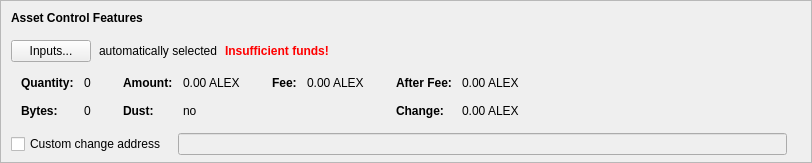
      <widget class="QFrame" name="frameAssetControl">
       <property name="sizePolicy">
        <sizepolicy hsizetype="Expanding" vsizetype="Fixed">
         <horstretch>0</horstretch>
         <verstretch>0</verstretch>
        </sizepolicy>
       </property>
       <property name="maximumSize">
        <size>
         <width>16777215</width>
         <height>16777215</height>
        </size>
       </property>
       <property name="frameShape">
        <enum>QFrame::StyledPanel</enum>
       </property>
       <property name="frameShadow">
        <enum>QFrame::Sunken</enum>
       </property>
       <layout class="QVBoxLayout" name="verticalLayoutAssetControl2">
        <property name="spacing">
         <number>0</number>
        </property>
        <property name="leftMargin">
         <number>0</number>
        </property>
        <property name="topMargin">
         <number>0</number>
        </property>
        <property name="rightMargin">
         <number>0</number>
        </property>
        <property name="bottomMargin">
         <number>6</number>
        </property>
        <item>
         <layout class="QVBoxLayout" name="verticalLayoutAssetControl" stretch="0,0,0,0,1">
          <property name="spacing">
           <number>0</number>
          </property>
          <property name="leftMargin">
           <number>10</number>
          </property>
          <property name="topMargin">
           <number>10</number>
          </property>
          <item>
           <layout class="QHBoxLayout" name="horizontalLayoutAssetControl1">
            <property name="bottomMargin">
             <number>15</number>
            </property>
            <item>
             <widget class="QLabel" name="labelAssetControlFeatures">
              <property name="sizePolicy">
               <sizepolicy hsizetype="Preferred" vsizetype="Maximum">
                <horstretch>0</horstretch>
                <verstretch>0</verstretch>
               </sizepolicy>
              </property>
              <property name="font">
               <font>
                <weight>75</weight>
                <bold>true</bold>
               </font>
              </property>
              <property name="styleSheet">
               <string notr="true">font-weight:bold;</string>
              </property>
              <property name="text">
               <string>Asset Control Features</string>
              </property>
             </widget>
            </item>
           </layout>
          </item>
          <item>
           <layout class="QHBoxLayout" name="horizontalLayoutAssetControl2" stretch="0,0,0,0">
            <property name="spacing">
             <number>8</number>
            </property>
            <property name="bottomMargin">
             <number>10</number>
            </property>
            <item>
             <widget class="QPushButton" name="pushButtonAssetControl">
              <property name="styleSheet">
               <string notr="true"/>
              </property>
              <property name="text">
               <string>Inputs...</string>
              </property>
              <property name="autoDefault">
               <bool>false</bool>
              </property>
             </widget>
            </item>
            <item>
             <widget class="QLabel" name="labelAssetControlAutomaticallySelected">
              <property name="text">
               <string>automatically selected</string>
              </property>
              <property name="margin">
               <number>5</number>
              </property>
             </widget>
            </item>
            <item>
             <widget class="QLabel" name="labelAssetControlInsuffFunds">
              <property name="font">
               <font>
                <weight>75</weight>
                <bold>true</bold>
               </font>
              </property>
              <property name="styleSheet">
               <string notr="true">color:red;font-weight:bold;</string>
              </property>
              <property name="text">
               <string>Insufficient funds!</string>
              </property>
              <property name="margin">
               <number>5</number>
              </property>
             </widget>
            </item>
            <item>
             <spacer name="horizontalSpacerAssetControl">
              <property name="orientation">
               <enum>Qt::Horizontal</enum>
              </property>
              <property name="sizeHint" stdset="0">
               <size>
                <width>40</width>
                <height>1</height>
               </size>
              </property>
             </spacer>
            </item>
           </layout>
          </item>
          <item>
           <widget class="QWidget" name="widgetAssetControl" native="true">
            <property name="sizePolicy">
             <sizepolicy hsizetype="Preferred" vsizetype="Preferred">
              <horstretch>0</horstretch>
              <verstretch>0</verstretch>
             </sizepolicy>
            </property>
            <property name="minimumSize">
             <size>
              <width>0</width>
              <height>0</height>
             </size>
            </property>
            <property name="styleSheet">
             <string notr="true"/>
            </property>
            <layout class="QHBoxLayout" name="horizontalLayoutAssetControl5">
             <property name="leftMargin">
              <number>0</number>
             </property>
             <property name="topMargin">
              <number>0</number>
             </property>
             <property name="rightMargin">
              <number>0</number>
             </property>
             <property name="bottomMargin">
              <number>0</number>
             </property>
             <item>
              <layout class="QHBoxLayout" name="horizontalLayoutAssetControl3" stretch="0,0,0,1">
               <property name="spacing">
                <number>20</number>
               </property>
               <property name="topMargin">
                <number>0</number>
               </property>
               <property name="bottomMargin">
                <number>10</number>
               </property>
               <item>
                <layout class="QFormLayout" name="formLayoutAssetControl1">
                 <property name="horizontalSpacing">
                  <number>10</number>
                 </property>
                 <property name="verticalSpacing">
                  <number>14</number>
                 </property>
                 <property name="leftMargin">
                  <number>10</number>
                 </property>
                 <property name="topMargin">
                  <number>4</number>
                 </property>
                 <property name="rightMargin">
                  <number>6</number>
                 </property>
                 <item row="0" column="0">
                  <widget class="QLabel" name="labelAssetControlQuantityText">
                   <property name="font">
                    <font>
                     <weight>75</weight>
                     <bold>true</bold>
                    </font>
                   </property>
                   <property name="text">
                    <string>Quantity:</string>
                   </property>
                   <property name="margin">
                    <number>0</number>
                   </property>
                  </widget>
                 </item>
                 <item row="0" column="1">
                  <widget class="QLabel" name="labelAssetControlQuantity">
                   <property name="cursor">
                    <cursorShape>IBeamCursor</cursorShape>
                   </property>
                   <property name="contextMenuPolicy">
                    <enum>Qt::ActionsContextMenu</enum>
                   </property>
                   <property name="text">
                    <string notr="true">0</string>
                   </property>
                   <property name="margin">
                    <number>0</number>
                   </property>
                   <property name="textInteractionFlags">
                    <set>Qt::LinksAccessibleByMouse|Qt::TextSelectableByKeyboard|Qt::TextSelectableByMouse</set>
                   </property>
                  </widget>
                 </item>
                 <item row="1" column="0">
                  <widget class="QLabel" name="labelAssetControlBytesText">
                   <property name="font">
                    <font>
                     <weight>75</weight>
                     <bold>true</bold>
                    </font>
                   </property>
                   <property name="text">
                    <string>Bytes:</string>
                   </property>
                  </widget>
                 </item>
                 <item row="1" column="1">
                  <widget class="QLabel" name="labelAssetControlBytes">
                   <property name="cursor">
                    <cursorShape>IBeamCursor</cursorShape>
                   </property>
                   <property name="contextMenuPolicy">
                    <enum>Qt::ActionsContextMenu</enum>
                   </property>
                   <property name="text">
                    <string notr="true">0</string>
                   </property>
                   <property name="textInteractionFlags">
                    <set>Qt::LinksAccessibleByMouse|Qt::TextSelectableByKeyboard|Qt::TextSelectableByMouse</set>
                   </property>
                  </widget>
                 </item>
                </layout>
               </item>
               <item>
                <layout class="QFormLayout" name="formLayoutAssetControl2">
                 <property name="horizontalSpacing">
                  <number>10</number>
                 </property>
                 <property name="verticalSpacing">
                  <number>14</number>
                 </property>
                 <property name="leftMargin">
                  <number>6</number>
                 </property>
                 <property name="topMargin">
                  <number>4</number>
                 </property>
                 <property name="rightMargin">
                  <number>6</number>
                 </property>
                 <item row="0" column="0">
                  <widget class="QLabel" name="labelAssetControlAmountText">
                   <property name="font">
                    <font>
                     <weight>75</weight>
                     <bold>true</bold>
                    </font>
                   </property>
                   <property name="text">
                    <string>Amount:</string>
                   </property>
                   <property name="margin">
                    <number>0</number>
                   </property>
                  </widget>
                 </item>
                 <item row="0" column="1">
                  <widget class="QLabel" name="labelAssetControlAmount">
                   <property name="cursor">
                    <cursorShape>IBeamCursor</cursorShape>
                   </property>
                   <property name="contextMenuPolicy">
                    <enum>Qt::ActionsContextMenu</enum>
                   </property>
                   <property name="text">
                    <string notr="true">0.00 ALEX</string>
                   </property>
                   <property name="textInteractionFlags">
                    <set>Qt::LinksAccessibleByMouse|Qt::TextSelectableByKeyboard|Qt::TextSelectableByMouse</set>
                   </property>
                  </widget>
                 </item>
                 <item row="1" column="0">
                  <widget class="QLabel" name="labelAssetControlLowOutputText">
                   <property name="font">
                    <font>
                     <weight>75</weight>
                     <bold>true</bold>
                    </font>
                   </property>
                   <property name="text">
                    <string>Dust:</string>
                   </property>
                  </widget>
                 </item>
                 <item row="1" column="1">
                  <widget class="QLabel" name="labelAssetControlLowOutput">
                   <property name="cursor">
                    <cursorShape>IBeamCursor</cursorShape>
                   </property>
                   <property name="contextMenuPolicy">
                    <enum>Qt::ActionsContextMenu</enum>
                   </property>
                   <property name="text">
                    <string notr="true">no</string>
                   </property>
                   <property name="textInteractionFlags">
                    <set>Qt::LinksAccessibleByMouse|Qt::TextSelectableByKeyboard|Qt::TextSelectableByMouse</set>
                   </property>
                  </widget>
                 </item>
                </layout>
               </item>
               <item>
                <layout class="QFormLayout" name="formLayoutAssetControl3">
                 <property name="horizontalSpacing">
                  <number>10</number>
                 </property>
                 <property name="verticalSpacing">
                  <number>14</number>
                 </property>
                 <property name="leftMargin">
                  <number>6</number>
                 </property>
                 <property name="topMargin">
                  <number>4</number>
                 </property>
                 <property name="rightMargin">
                  <number>6</number>
                 </property>
                 <item row="0" column="0">
                  <widget class="QLabel" name="labelAssetControlFeeText">
                   <property name="font">
                    <font>
                     <weight>75</weight>
                     <bold>true</bold>
                    </font>
                   </property>
                   <property name="text">
                    <string>Fee:</string>
                   </property>
                   <property name="margin">
                    <number>0</number>
                   </property>
                  </widget>
                 </item>
                 <item row="0" column="1">
                  <widget class="QLabel" name="labelAssetControlFee">
                   <property name="cursor">
                    <cursorShape>IBeamCursor</cursorShape>
                   </property>
                   <property name="contextMenuPolicy">
                    <enum>Qt::ActionsContextMenu</enum>
                   </property>
                   <property name="text">
                    <string notr="true">0.00 ALEX</string>
                   </property>
                   <property name="textInteractionFlags">
                    <set>Qt::LinksAccessibleByMouse|Qt::TextSelectableByKeyboard|Qt::TextSelectableByMouse</set>
                   </property>
                  </widget>
                 </item>
                </layout>
               </item>
               <item>
                <layout class="QFormLayout" name="formLayoutAssetControl4">
                 <property name="horizontalSpacing">
                  <number>10</number>
                 </property>
                 <property name="verticalSpacing">
                  <number>14</number>
                 </property>
                 <property name="leftMargin">
                  <number>6</number>
                 </property>
                 <property name="topMargin">
                  <number>4</number>
                 </property>
                 <property name="rightMargin">
                  <number>6</number>
                 </property>
                 <item row="0" column="0">
                  <widget class="QLabel" name="labelAssetControlAfterFeeText">
                   <property name="font">
                    <font>
                     <weight>75</weight>
                     <bold>true</bold>
                    </font>
                   </property>
                   <property name="text">
                    <string>After Fee:</string>
                   </property>
                   <property name="margin">
                    <number>0</number>
                   </property>
                  </widget>
                 </item>
                 <item row="0" column="1">
                  <widget class="QLabel" name="labelAssetControlAfterFee">
                   <property name="cursor">
                    <cursorShape>IBeamCursor</cursorShape>
                   </property>
                   <property name="contextMenuPolicy">
                    <enum>Qt::ActionsContextMenu</enum>
                   </property>
                   <property name="text">
                    <string notr="true">0.00 ALEX</string>
                   </property>
                   <property name="textInteractionFlags">
                    <set>Qt::LinksAccessibleByMouse|Qt::TextSelectableByKeyboard|Qt::TextSelectableByMouse</set>
                   </property>
                  </widget>
                 </item>
                 <item row="1" column="0">
                  <widget class="QLabel" name="labelAssetControlChangeText">
                   <property name="font">
                    <font>
                     <weight>75</weight>
                     <bold>true</bold>
                    </font>
                   </property>
                   <property name="text">
                    <string>Change:</string>
                   </property>
                  </widget>
                 </item>
                 <item row="1" column="1">
                  <widget class="QLabel" name="labelAssetControlChange">
                   <property name="cursor">
                    <cursorShape>IBeamCursor</cursorShape>
                   </property>
                   <property name="contextMenuPolicy">
                    <enum>Qt::ActionsContextMenu</enum>
                   </property>
                   <property name="text">
                    <string notr="true">0.00 ALEX</string>
                   </property>
                   <property name="textInteractionFlags">
                    <set>Qt::LinksAccessibleByMouse|Qt::TextSelectableByKeyboard|Qt::TextSelectableByMouse</set>
                   </property>
                  </widget>
                 </item>
                </layout>
               </item>
              </layout>
             </item>
            </layout>
           </widget>
          </item>
          <item>
           <layout class="QHBoxLayout" name="horizontalLayoutAssetControl4" stretch="0,0,0">
            <property name="spacing">
             <number>12</number>
            </property>
            <property name="sizeConstraint">
             <enum>QLayout::SetDefaultConstraint</enum>
            </property>
            <property name="topMargin">
             <number>5</number>
            </property>
            <property name="rightMargin">
             <number>5</number>
            </property>
            <item>
             <widget class="QCheckBox" name="checkBoxAssetControlChange">
              <property name="toolTip">
               <string>If this is activated, but the change address is empty or invalid, change will be sent to a newly generated address.</string>
              </property>
              <property name="text">
               <string>Custom change address</string>
              </property>
             </widget>
            </item>
            <item>
             <widget class="QValidatedLineEdit" name="lineEditAssetControlChange">
              <property name="enabled">
               <bool>false</bool>
              </property>
              <property name="sizePolicy">
               <sizepolicy hsizetype="Expanding" vsizetype="Fixed">
                <horstretch>0</horstretch>
                <verstretch>0</verstretch>
               </sizepolicy>
              </property>
             </widget>
            </item>
            <item>
             <widget class="QLabel" name="labelAssetControlChangeLabel">
              <property name="sizePolicy">
               <sizepolicy hsizetype="Preferred" vsizetype="Expanding">
                <horstretch>0</horstretch>
                <verstretch>0</verstretch>
               </sizepolicy>
              </property>
              <property name="minimumSize">
               <size>
                <width>0</width>
                <height>0</height>
               </size>
              </property>
              <property name="text">
               <string/>
              </property>
              <property name="margin">
               <number>3</number>
              </property>
             </widget>
            </item>
           </layout>
          </item>
          <item>
           <spacer name="verticalSpacerAssetControl">
            <property name="orientation">
             <enum>Qt::Vertical</enum>
            </property>
            <property name="sizeHint" stdset="0">
             <size>
              <width>800</width>
              <height>1</height>
             </size>
            </property>
           </spacer>
          </item>
         </layout>
        </item>
       </layout>
      </widget>
